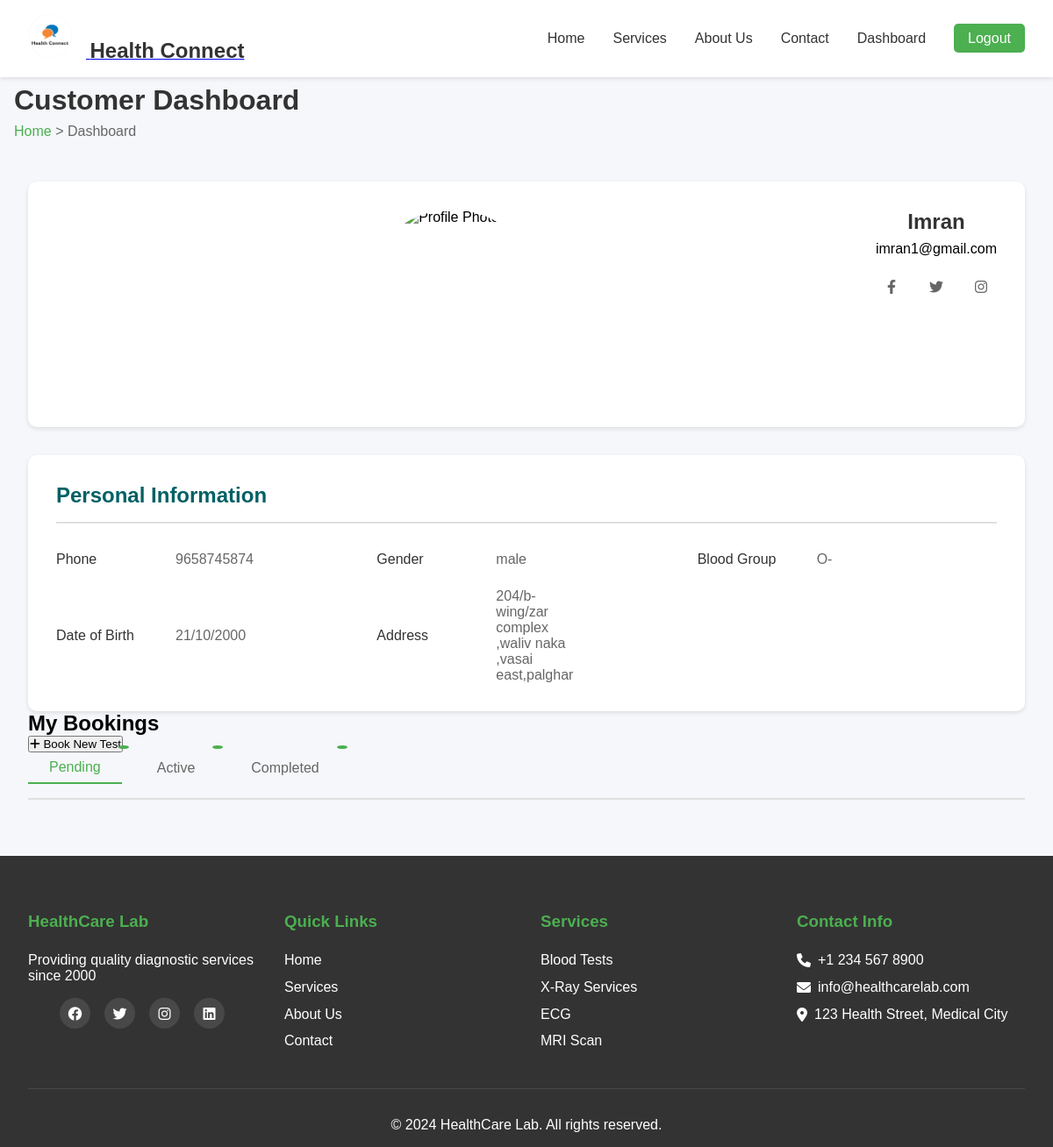
Screenshot of /customer-dashboard (signed in) with the database file from the repository.
### app.py (models this page shows)
class Customer(db.Model):
    __tablename__ = 'customer'
    id = db.Column(db.Integer, primary_key=True)
    name = db.Column(db.String(100), nullable=False)
    email = db.Column(db.String(120), unique=True, nullable=False)
    password = db.Column(db.String(200), nullable=False)
    phone = db.Column(db.String(15))
    address = db.Column(db.Text)
    gender = db.Column(db.String(10))
    dob = db.Column(db.Date)
    blood_group = db.Column(db.String(5))
    photo_url = db.Column(db.String(200))
    emergency_contact = db.Column(db.String(15))
    created_at = db.Column(db.DateTime, default=datetime.utcnow)
    bookings = db.relationship('Booking', backref='customer', lazy=True)
    notifications = db.relationship('Notification', backref='customer', lazy=True)

### app.py (the view, shortened to what this page needs)
@app.route('/customer-dashboard')
def customer_dashboard():
    if 'user_id' not in session or session['user_type'] != 'customer':
        return redirect(url_for('customer_login'))
    customer = Customer.query.get_or_404(session['user_id'])
    upcoming_bookings = Booking.query.filter_by(
        customer_id=customer.id
    ).filter(
        Booking.status.in_(['pending', 'accepted'])
    ).order_by(Booking.date_time.desc()).all()
    completed_bookings = Booking.query.filter_by(
        customer_id=customer.id,
        status='completed'
    ).order_by(Booking.date_time.desc()).all()
    cancelled_bookings = Booking.query.filter_by(
        customer_id=customer.id,
        status='cancelled'
    ).order_by(Booking.date_time.desc()).all()
    return render_template('customer-dashboard.html',
                         customer=customer,
                         upcoming_bookings=upcoming_bookings,
                         completed_bookings=completed_bookings,
                         cancelled_bookings=cancelled_bookings)

### templates/customer-dashboard.html (shortened to what this page needs)
{% extends "base.html" %}
{% block extra_css %}
<link rel="stylesheet" href="{{ url_for('static', filename='css/dashboard.css') }}">
{% endblock %}
{% block content %}
<div class="dashboard-wrapper">
    <div class="dashboard-header">
        <h1>Customer Dashboard</h1>
        <div class="breadcrumb">
            <a href="{{ url_for('index') }}">Home</a> > Dashboard
        </div>
    </div>
    <div class="dashboard-content">
        <div class="profile-card">
            <div class="profile-info">
                <div class="profile-image">
                    <img src="{{ customer.photo_url or url_for('static', filename='images/default-profile.png') }}" alt="Profile Photo">
                </div>
                <div class="profile-details">
                    <h2>{{ customer.name }}</h2>
                    <p class="email">{{ customer.email }}</p>
                    <div class="social-links">
                        <a href="#" class="social-link"><i class="fab fa-facebook-f"></i></a>
                        <a href="#" class="social-link"><i class="fab fa-twitter"></i></a>
                        <a href="#" class="social-link"><i class="fab fa-instagram"></i></a>
                    </div>
                </div>
            </div>
        </div>
        <div class="info-card">
            <h2>Personal Information</h2>
            <div class="info-grid">
                <div class="info-row">
                    <div class="info-label">Phone</div>
                    <div class="info-value">{{ customer.phone or 'Not provided' }}</div>
                </div>
                <div class="info-row">
                    <div class="info-label">Gender</div>
                    <div class="info-value">{{ customer.gender or 'Not provided' }}</div>
                </div>
                <div class="info-row">
                    <div class="info-label">Blood Group</div>
                    <div class="info-value">{{ customer.blood_group or 'Not provided' }}</div>
                </div>
                <div class="info-row">
                    <div class="info-label">Date of Birth</div>
                    <div class="info-value">{{ customer.dob.strftime('%d/%m/%Y') if customer.dob else 'Not provided' }}</div>
                </div>
                <div class="info-row">
                    <div class="info-label">Address</div>
                    <div class="info-value">{{ customer.address or 'Not provided' }}</div>
                </div>
            </div>
        </div>
        <div class="bookings-section">
            <div class="section-header">
                <h2>My Bookings</h2>
                <a href="https://healthconnectagent.pythonanywhere.com/"><button class="book-btn" onclick="openBookingModal()">
                    <i class="fas fa-plus"></i> Book New Test
                </button></a>
            </div>
            <div class="customer-tabs">
                <button class="tab-btn active" data-tab="pending">Pending</button>
                <button class="tab-btn" data-tab="active">Active</button>
                <button class="tab-btn" data-tab="completed">Completed</button>
            </div>
        </div>
    </div>
</div>
{% endblock %}

### static/css/styles.css (style rules this page uses)
* { margin: 0; padding: 0; box-sizing: border-box; font-family: 'Arial', sans-serif; }
body { background: linear-gradient(135deg, #f5f7fa 0%, #c3cfe2 100%); min-height: 100vh; display: flex; flex-direction: column; }
.social-links { display: flex; gap: 1rem; margin-top: 1rem; }
.social-links a { width: 35px; height: 35px; background: rgba(255,255,255,0.1); border-radius: 50%; display: flex; align-items: center; justify-content: center; transition: background 0.3s ease; }
.info-grid { max-width: 1200px; margin: 0 auto; display: grid; grid-template-columns: repeat(3, 1fr); gap: 2rem; }

### static/css/dashboard.css (style rules this page uses)
* { margin: 0; padding: 0; box-sizing: border-box; font-family: 'Arial', sans-serif; }
body { margin: 0; padding: 0; font-family: Arial, sans-serif; background: #f5f7fa; min-height: 100vh; }
.dashboard-wrapper { padding: 2rem; max-width: 1200px; margin: 0 auto; }
.dashboard-header { margin-bottom: 2rem; }
.dashboard-header h1 { font-size: 2rem; color: #333; margin-bottom: 0.5rem; }
.breadcrumb { color: #666; }
.breadcrumb a { color: #4CAF50; text-decoration: none; }
.profile-info { display: flex; gap: 2rem; }
.profile-card, .info-card { animation: fadeIn 0.5s ease-out; }
.profile-card { background: white; border-radius: 10px; padding: 2rem; text-align: center; margin-bottom: 2rem; box-shadow: 0 2px 5px rgba(0,0,0,0.1); }
.profile-image { width: 200px; height: 200px; margin: 0 auto 1rem; border-radius: 50%; overflow: hidden; }
.profile-image img { width: 100%; height: 100%; object-fit: cover; }
.profile-card h2 { color: #333; margin-bottom: 0.5rem; }
.social-links { display: flex; justify-content: center; gap: 1rem; margin-top: 1rem; }
.social-link { width: 40px; height: 40px; border-radius: 50%; background: #f5f5f5; display: flex; align-items: center; justify-content: center; color: #666; text-decoration: none; transition: all 0.3s ease; }
.info-card { background: white; border-radius: 10px; padding: 2rem; box-shadow: 0 2px 5px rgba(0,0,0,0.1); }
.info-card h2 { color: #006064; margin-bottom: 2rem; padding-bottom: 1rem; border-bottom: 2px solid #e0e0e0; }
.info-grid { display: grid; gap: 1.5rem; }
.info-row { display: grid; grid-template-columns: auto 1fr auto 1fr; gap: 1rem; align-items: center; }
.info-label { color: #333; font-weight: 500; min-width: 120px; }
.info-value { color: #666; }
.customer-tabs { display: flex; gap: 1rem; margin-bottom: 2rem; border-bottom: 2px solid #e0e0e0; padding-bottom: 1rem; }
.tab-btn { padding: 0.5rem 1.5rem; border: none; background: none; cursor: pointer; font-size: 1rem; color: #666; transition: all 0.3s ease; }
.tab-btn.active { color: #4CAF50; border-bottom: 2px solid #4CAF50; }
.customer-tabs .tab-btn { position: relative; }
.customer-tabs .tab-btn::after { content: attr(data-count); position: absolute; top: -8px; right: -8px; background: #4CAF50; color: white; border-radius: 50%; padding: 2px 6px; font-size: 0.7rem; }
@media screen and (max-width: 1200px) { .dashboard-wrapper { padding: 1rem; } }
@media screen and (max-width: 1200px) { .dashboard-content { padding: 1rem; } }

### rows the page displays
Customer: name "Imran", email "imran1@gmail.com", phone "9658745874", gender "male", blood_group "O-", dob "21/10/2000", address "204/b-wing/zar complex ,waliv naka ,vasai east,palghar"
